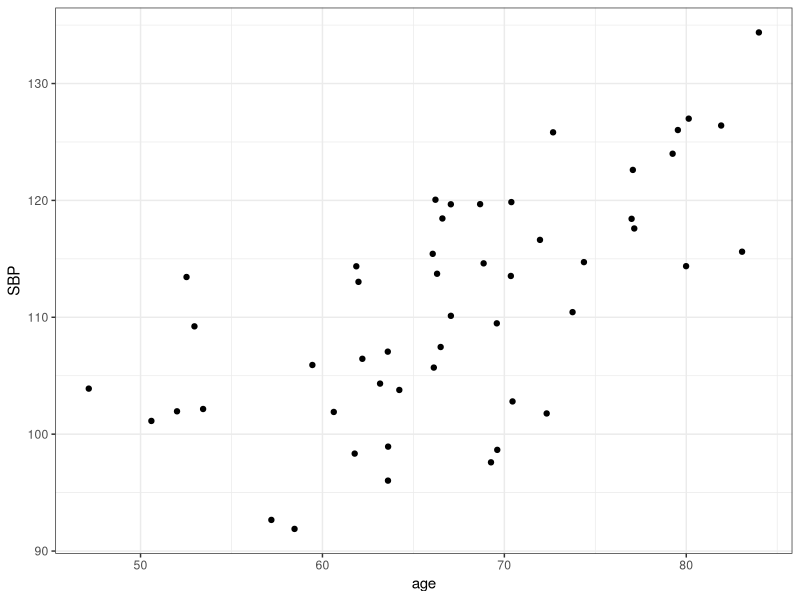
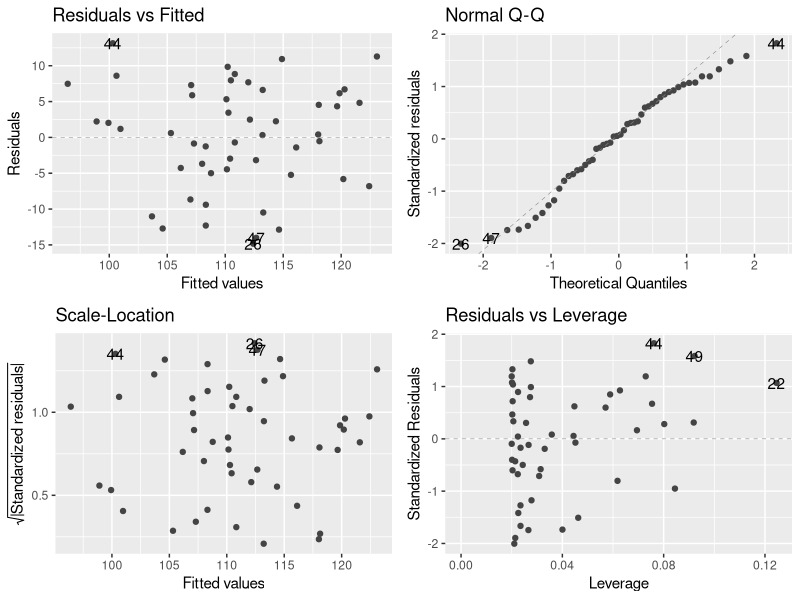
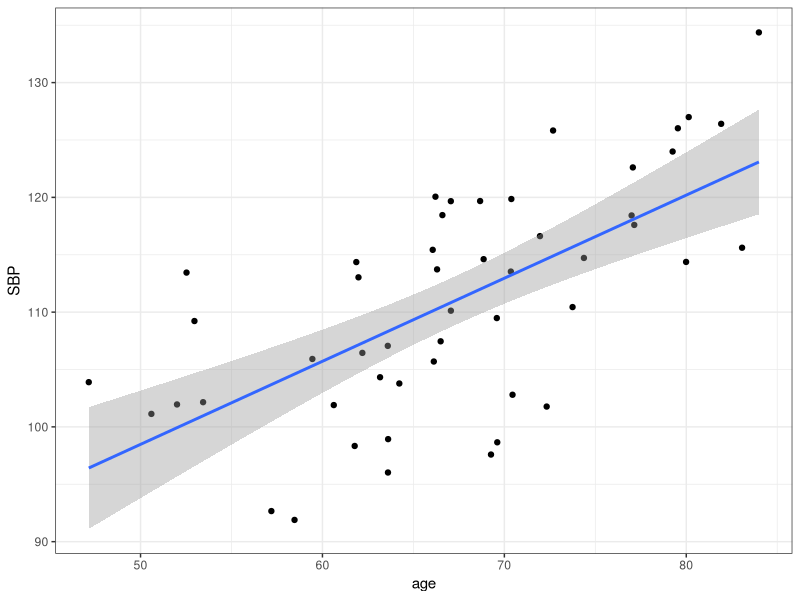

The R script that drew these images, in order:
## ---- chunk 1
# 乱数発生で毎回同じ値になるようにseedを設定する
set.seed(123)
# ある程度線形モデルにフィットするようにするため相関を指定
rho <- 0.65
# 正規分布に従う乱数の設定(サンプルサイズ、平均、標準偏差は自由に設定可能)
y <- rnorm(n = 50, mean = 140, sd = 10)
x <- rnorm(n = 50, mean = 65,  sd = 10)
z <- rnorm(n = 50, mean = 0,   sd = 10)
# 相関をもった現実味のある値にするため、それぞれbpとageに格納
# sqrtは平方根という意味
bp  <- sqrt(rho)*z + sqrt(1 - rho)*y + 30
age <- sqrt(rho)*z + sqrt(1 - rho)*x + 30
# データフレームという形式でbpとageをdataというオブジェクトに格納
data <- data.frame(age,bp)
# 列に名前を付ける
name <- c("age","SBP")
colnames(data) <- name
# これで収縮期血圧と年齢の関係を示すデータが完成
## ---- chunk 2
# 外れ値や欠損値など
# summaryはデータの平均などを示す関数、headは先頭から指定の行を表示
summary(data)
head(data, n = 3)
# strは各変数の形式を示す、実際の解析ではどの形式なのか数値型なのか因子型なのかといった形の確認が重要
str(data)
## ---- chunk 3
library(ggplot2)
ggplot(data = data,
       aes(x = age, y = SBP)) +
  geom_point() +
  theme_bw()
## ---- chunk 4
model <- lm(data = data, bp ~ age)
summary(model)
## ---- chunk 5
library(ggfortify)
autoplot(model, smooth.colour = NA)
## ---- chunk 6
ggplot(data = data,
       aes(x = age, y = SBP)) +
  geom_point() +
  stat_smooth(method = "lm", se = TRUE, size = 1) +
  theme_bw()
